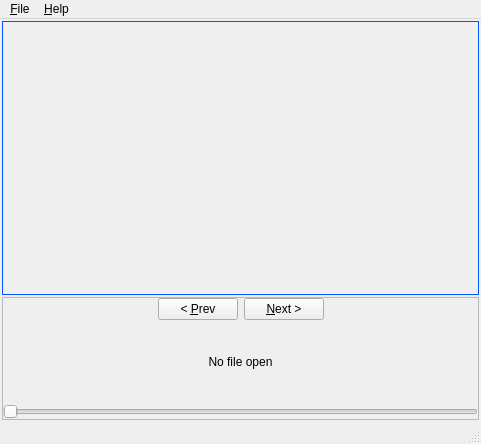
<?xml version="1.0" encoding="UTF-8"?>
<ui version="4.0">
 <class>MainWindow</class>
 <widget class="QMainWindow" name="MainWindow">
  <property name="geometry">
   <rect>
    <x>0</x>
    <y>0</y>
    <width>481</width>
    <height>444</height>
   </rect>
  </property>
  <property name="windowTitle">
   <string>After Touches - SportsReview</string>
  </property>
  <property name="windowIcon">
   <iconset resource="../common/resources.qrc">
    <normaloff>:/common/resources/icon.svg</normaloff>:/common/resources/icon.svg</iconset>
  </property>
  <widget class="QWidget" name="centralwidget">
   <layout class="QVBoxLayout" name="verticalLayout_2">
    <property name="spacing">
     <number>2</number>
    </property>
    <property name="margin">
     <number>2</number>
    </property>
    <item>
     <widget class="QWidget" name="widget" native="true">
      <layout class="QVBoxLayout" name="verticalLayout">
       <property name="spacing">
        <number>2</number>
       </property>
       <property name="margin">
        <number>0</number>
       </property>
       <item>
        <widget class="QLabel" name="frameLabel">
         <property name="styleSheet">
          <string notr="true">border: 1px solid rgb(0, 85, 255);</string>
         </property>
         <property name="text">
          <string/>
         </property>
         <property name="pixmap">
          <pixmap resource="../common/resources.qrc">:/common/resources/icon.svg</pixmap>
         </property>
         <property name="alignment">
          <set>Qt::AlignCenter</set>
         </property>
        </widget>
       </item>
      </layout>
     </widget>
    </item>
    <item>
     <widget class="QFrame" name="frameSelectionFrame">
      <property name="sizePolicy">
       <sizepolicy hsizetype="Preferred" vsizetype="Fixed">
        <horstretch>0</horstretch>
        <verstretch>0</verstretch>
       </sizepolicy>
      </property>
      <property name="frameShape">
       <enum>QFrame::StyledPanel</enum>
      </property>
      <property name="frameShadow">
       <enum>QFrame::Raised</enum>
      </property>
      <layout class="QVBoxLayout" name="verticalLayout_3">
       <property name="spacing">
        <number>2</number>
       </property>
       <property name="margin">
        <number>0</number>
       </property>
       <item>
        <widget class="QWidget" name="widgetControlWidget" native="true">
         <property name="sizePolicy">
          <sizepolicy hsizetype="Preferred" vsizetype="Fixed">
           <horstretch>0</horstretch>
           <verstretch>0</verstretch>
          </sizepolicy>
         </property>
         <layout class="QGridLayout" name="gridLayout">
          <property name="margin">
           <number>0</number>
          </property>
          <item row="0" column="1">
           <widget class="QPushButton" name="prevFrameButton">
            <property name="toolTip">
             <string>Select previous frame</string>
            </property>
            <property name="text">
             <string>&lt; &amp;Prev</string>
            </property>
            <property name="shortcut">
             <string>Alt+P</string>
            </property>
           </widget>
          </item>
          <item row="0" column="2">
           <widget class="QPushButton" name="nextFrameButton">
            <property name="toolTip">
             <string>Select next frame</string>
            </property>
            <property name="text">
             <string>&amp;Next &gt;</string>
            </property>
            <property name="shortcut">
             <string>Alt+N</string>
            </property>
           </widget>
          </item>
          <item row="0" column="0">
           <spacer name="horizontalSpacer">
            <property name="orientation">
             <enum>Qt::Horizontal</enum>
            </property>
            <property name="sizeHint" stdset="0">
             <size>
              <width>40</width>
              <height>20</height>
             </size>
            </property>
           </spacer>
          </item>
          <item row="0" column="3">
           <spacer name="horizontalSpacer_2">
            <property name="orientation">
             <enum>Qt::Horizontal</enum>
            </property>
            <property name="sizeHint" stdset="0">
             <size>
              <width>40</width>
              <height>20</height>
             </size>
            </property>
           </spacer>
          </item>
         </layout>
        </widget>
       </item>
       <item>
        <widget class="QLabel" name="previewLabel">
         <property name="sizePolicy">
          <sizepolicy hsizetype="Preferred" vsizetype="Fixed">
           <horstretch>0</horstretch>
           <verstretch>0</verstretch>
          </sizepolicy>
         </property>
         <property name="minimumSize">
          <size>
           <width>0</width>
           <height>80</height>
          </size>
         </property>
         <property name="text">
          <string>No file open</string>
         </property>
         <property name="alignment">
          <set>Qt::AlignCenter</set>
         </property>
        </widget>
       </item>
       <item>
        <widget class="QSlider" name="frameSlider">
         <property name="toolTip">
          <string>Select Frame</string>
         </property>
         <property name="orientation">
          <enum>Qt::Horizontal</enum>
         </property>
        </widget>
       </item>
      </layout>
     </widget>
    </item>
   </layout>
  </widget>
  <widget class="QMenuBar" name="menubar">
   <property name="geometry">
    <rect>
     <x>0</x>
     <y>0</y>
     <width>481</width>
     <height>27</height>
    </rect>
   </property>
   <widget class="QMenu" name="menuFile">
    <property name="title">
     <string>&amp;File</string>
    </property>
    <addaction name="actionOpen"/>
    <addaction name="separator"/>
    <addaction name="actionExit"/>
   </widget>
   <widget class="QMenu" name="menuHelp">
    <property name="title">
     <string>&amp;Help</string>
    </property>
    <addaction name="actionAbout"/>
   </widget>
   <addaction name="menuFile"/>
   <addaction name="menuHelp"/>
  </widget>
  <widget class="QStatusBar" name="statusBar"/>
  <action name="actionOpen">
   <property name="text">
    <string>Open</string>
   </property>
  </action>
  <action name="actionExit">
   <property name="text">
    <string>E&amp;xit</string>
   </property>
  </action>
  <action name="actionAbout">
   <property name="text">
    <string>About</string>
   </property>
  </action>
 </widget>
 <resources>
  <include location="../common/resources.qrc"/>
 </resources>
 <connections/>
</ui>
